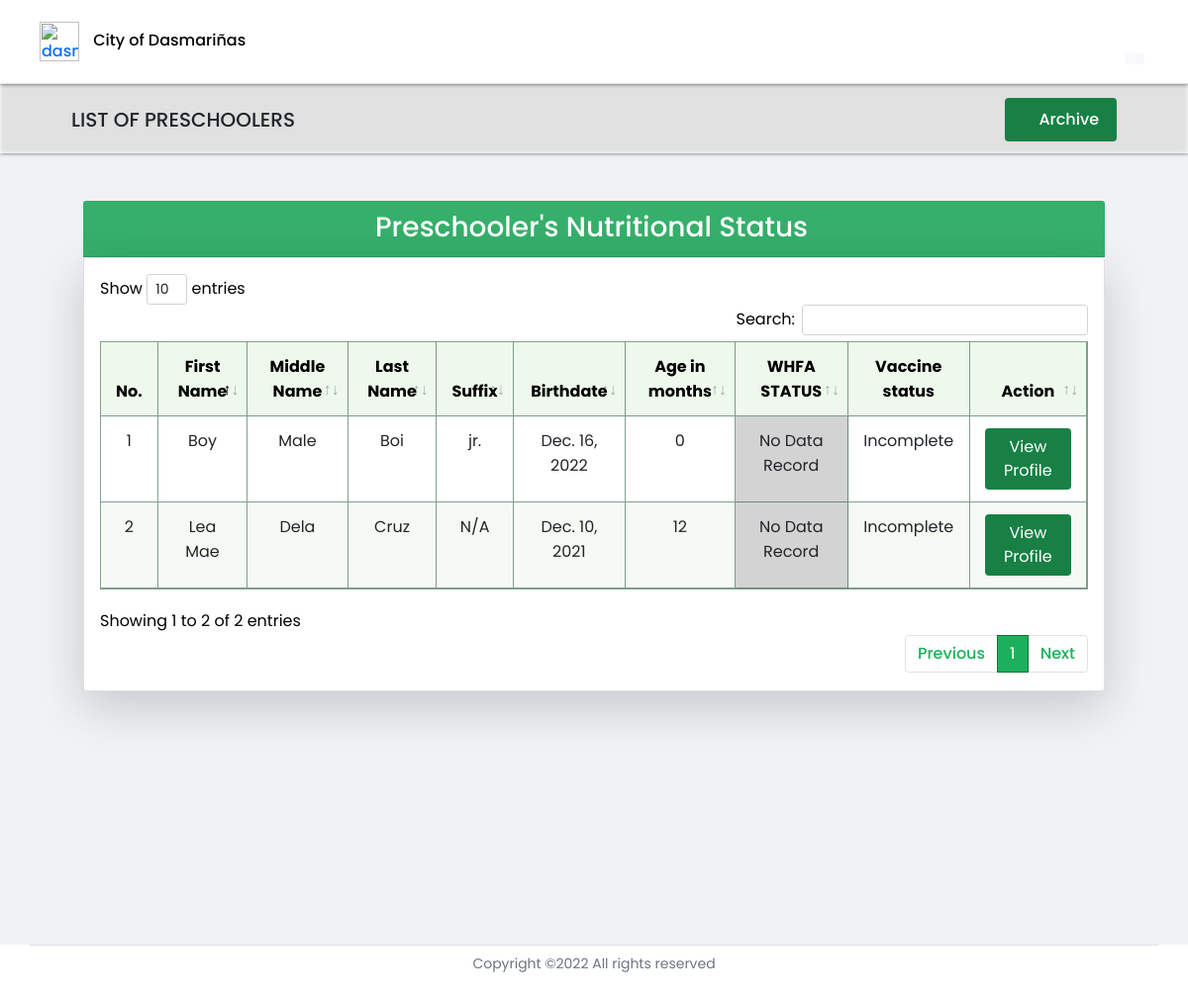
The app's page /preschooler_dashboard (signed in) with its own data.
### profilingApp/models.py (models this page shows, shortened)
class Preschooler(Model):
    GENDER = [('Male', 'Male'),
              ('Female', 'Female'),]
    parent = models.ForeignKey(Parent, on_delete=CASCADE)
    first_name = models.CharField(max_length=100)
    last_name = models.CharField(max_length=100)
    middle_name = models.CharField(max_length=100)
    suffix_name = models.CharField(max_length=100, null=True, blank=True)
    birthday = models.DateField(null=True, blank=True)
    height = models.FloatField(null=True)
    weight = models.FloatField(null=True)
    gender = models.CharField(max_length=100, choices=GENDER, null=True)
    date_measured = models.DateField(null=True, blank=True)
    health_problem = models.CharField(max_length=500, null=True, blank=True)
    history= HistoricalRecords()
    objects = models.Manager()
    lt_60_objects = PreschoolerManagerLess()
    gte_60_objects = PreschoolerManagerGreater()
    def age_months(self):
        today = date.today()
        try:
            date_diff = today - self.birthday
            in_days = date_diff.days
            return int((in_days) / (365 / 12))
        except:
             return 'Undefined'
    def whfa(self):
        calculator = Calculator(adjust_height_data=False, adjust_weight_scores=False,
                       include_cdc=False, logger_name='pygrowup',
                       log_level='INFO')
        try:
            date_diff = self.date_measured - self.birthday
            in_days = date_diff.days
            age_months = int((in_days) / (365 / 12))
            return float(calculator.wfl(self.weight, age_months, helpers.get_good_sex(str(self.gender)), self.height))
        except:
            pass
    def vaccine_count(self):
        return Vaccine.objects.filter(vax_preschooler=self).count()

### profilingApp/views.py (the view)
# urls.py: path('preschooler_dashboard', views.preschooler_dashboard, name='preschooler_dashboard'),
def preschooler_dashboard(request):
    if request.user.is_authenticated and request.user.user_type == 'BHW':
        bhw_logged = BarangayHealthWorker.objects.get(user_id=request.user.id)
        parents = Parent.objects.filter(barangay=bhw_logged.bhw_barangay)
        preschooler = Preschooler.lt_60_objects.filter(parent__in=(parents))
        preschooler_60months = Preschooler.gte_60_objects.filter(parent__in=(parents))
        context = {'bhw' : bhw_logged,
                   'preschoolers': preschooler,
                   'archive_preschoolers' : preschooler_60months}
        return render(request, 'activities/BHW Preschooler Dashboard.html', context)
    elif request.user.is_authenticated and request.user.user_type == 'Admin':
        return redirect('admin_home')
    elif request.user.is_authenticated and request.user.user_type == 'P/G':
        return redirect('parent_home')

### profilingApp/models.py (called while the page is built)
    def get_queryset(self):
        greater_than_60_mon = datetime.today() - relativedelta(months=60)
        return super().get_queryset().filter(birthday__gt=greater_than_60_mon)

    def get_queryset(self):
        less_than_60_mon = datetime.today() - relativedelta(months=60)
        return super().get_queryset().filter(birthday__lte=less_than_60_mon)

### profilingApp/templates/activities/BHW Preschooler Dashboard.html (shortened to what this page needs)
{% extends 'activities/BHW Home.html' %}
{% load static %}
{% block dashboard %}
</head>
<body>
<header>
    <div class="site-header">
    <nav class="navbar fixed-top index__navbar scrolled border-bottom"
    style=" padding-left:3%; padding-right:3%;">
        <div class="flex-fill p-1 py-1">
            <div class="d-flex align-items-center justify-content-between">
                <div>
                    <a href="#" class="name" style="text-decoration: none;">
                        <img class="navbar-icon" src="{% static '/Media/avatar.png' %}" alt="dasma-logo">
                        <span id="hidetitle" class="brand__name" style="color:rgb(3, 3, 3); margin-left:10px;">City of Dasmariñas</span>
                    </a>
                </div>
                <div id="navLinks">
                    <ul class="nav text-small">
                        <li>
                            <a href="{% url 'bhw_home' %}" class="nav-link" data-toggle="tooltip" data-bs-placement="bottom" data-bs-offset="0,7"
                            title="Home">
                            <i class="fa fa-fw fa-home" style="font-size: 24px;"></i>
                            </a>
                        </li>
                        <li>
                            <a href="{% url 'preschooler_dashboard' %}" class="nav-link" style="color:rgb(27, 177, 92) !important;" data-toggle="tooltip" data-bs-placement="bottom" data-bs-offset="0,7"
                            title="Preschooler List">
                            <i class="fa fa-fw fa-id-card " style="font-size: 24px;"></i>
                            </a>
                        </li>
                        <li>
                            <a class="btn nav-link" id="dropdownUser1" data-bs-toggle="dropdown" data-toggle="tooltip" data-bs-placement="bottom" data-bs-offset="0,7"
                            title="User Settings" aria-expanded="false">
                                <i class="fa fa-fw fa-user-cog bi" style="font-size: 24px;"></i>
                                <span class="position-absolute top-100 start-75 translate-middle badge rounded-pill text-dark" style="border-radius: 50%;">
                                    <i class="fa fa-lg fa-fw fa-caret-down bg-light" style="border-radius: 25%; margin-bottom: 15px;"></i>
                                </span></a>
                        </li>
                    </ul>
                </div>
            </div>
        </div>
    </nav>
    </div>
</header>
<div class="" id="secondNav">
    <div class="row align-items-center">
        <div class="col-6 d-flex text-md-start text-center text-uppercase align-items-center ">
            <h5 class="m-0 align-items-center">List of Preschoolers</h5>
        </div>
        <div class="col-6 d-flex justify-content-md-end justify-content-center align-items-stretch">
            <button class="btn"type="button" style="background-color: #188045; color: white;" data-bs-toggle="modal" data-bs-target="#modalArc"><h6 style="padding:5px;margin-bottom: 0px !important;"><i class="fa fa-archive"></i> Archive</h6></button>
        </div>
    </div>
</div>
<div id="grid" class="container-fluid" style="margin-top:85px;">
<div class="container text-black">
    <div class="row">
        <div class="col">
            <div class="card-header">
                <h3>Preschooler's Nutritional Status</h3>
            </div>
            <div class="card shadow-lg p-3 bg-white rounded">
                <div class="table-responsive">
                    <table class="table table-hover table-cell-border" id="preschooler_bmi" >
                        <thead>
                            <tr style="text-align: center;">
                                <th scope="col">No.</th>
                                <th scope="col">First Name</th>
                                <th scope="col">Middle Name</th>
                                <th scope="col">Last Name</th>
                                <th scope="col">Suffix</th>
                                <th scope="col">Birthdate</th>
                                <th scope="col">Age in months</th>
                                <th scope="col">WHFA STATUS</th>
                                <th scope="col">Vaccine status</th>
                                <th scope="col" class="nosort text-center">Action</th>
                            </tr>
                        </thead>
                        <tbody>
                            {% for preschooler in preschoolers %}
                            <tr style="text-align: center;">
                                <td></td>
                                <td>{{ preschooler.first_name }}</td>
                                <td>{{ preschooler.middle_name }}</td>
                                <td>{{ preschooler.last_name }}</td>
                                {% if preschooler.suffix_name is None %}
                                    <td>N/A</td>
                                {% elif preschooler.suffix_name == '' %}
                                    <td>N/A</td>
                                {% else %}
                                    <td>{{ preschooler.suffix_name }}</td>
                                {% endif %}
                                <td>{{ preschooler.birthday }}</td>
                                <td>{{ preschooler.age_months }}</td>
                                {% if preschooler.whfa is None %}
                                    {% if preschooler.height < 45.0 %}
                                        <td class="bg-info" > Special Case <p class="text-muted text-small m-0"> (Too Small for WHFA Tagging) </p></td>
                                    {% elif preschooler.height > 110.0 %}
                                        <td class="bg-info" > Special Case <p class="text-muted text-small m-0"> (Too Tall for WHFA Tagging) </p></td>
                                    {% else %}
                                        <td style="background-color: rgb(211, 211, 211);"> No Data Record </td>
                                    {% endif %}
                                {% elif preschooler.whfa > 3.0%}
                                    <td style="background-color: rgb(242, 98, 33);"> Obese ({{ preschooler.whfa }})</td>
                                {% elif preschooler.whfa > 2.0 and preschooler.whfa <= 3.0 %}
                                    <td style="background-color: rgb(242, 98, 33);"> Overweight ({{ preschooler.whfa }})</td>
                                {% elif preschooler.whfa >= -2.0 and preschooler.whfa <= 2.0 %}
                                    <td style="background-color: rgb(0, 165, 79);"> Normal ({{ preschooler.whfa}})</td>
                                {% elif preschooler.whfa >= -3.0 and preschooler.whfa < -2.0 %}
                                    <td style="background-color: rgb(255, 241, 2);"> Moderately Wasted ({{ preschooler.whfa }})</td>
                                {% else %}
                                    <td style="background-color: rgb(238, 29, 35);"> Severely Wasted ({{preschooler.whfa }})</td>
                                {% endif %}
                                {% if preschooler.vaccine_count == 8 %}
                                    <td style="color: rgb(0, 165, 79);">Complete</td>
                                {% else %}
                                    <td>Incomplete</td>
                                {% endif %}
                                <td style="text-align: center;">
                                    <div>
                                        <a href="{% url 'preschooler_profile' preschooler.id %}"><button type="button" style="background-color: #188045; color: white;" class="btn">View Profile</button></a>
                                    </div>
                                </td>
                            </tr>
                            {% endfor %}
                        </tbody>
                    </table>
                </div>
            </div>
        </div>
    </div>
</div>
</div>
{% endblock %}

### profilingApp/static/CSS/styles.css (style rules this page uses)
.fixed-top { position: sticky; top: 0; right: 0; left: 0; z-index: 1030; max-height: 85px; min-height: 85px; background-color: white; border-bottom: 3px; filter: drop-shadow(0px 0.8px 2px rgba(0, 0, 0, 0.75)); }
#secondNav { position: sticky; top: 85px; padding: 1.2% 6% 1% 6%; margin-bottom: 1%; width: 100%; z-index: 2; background-color: #ffffffcd; filter: drop-shadow(0px 0.8px 2px rgba(0, 0, 0, 0.75)); }
.navbar-icon { width: 40px; max-width: 40px; }
img { vertical-align: middle; border-style: none; }
* { margin: 0; padding: 0; box-sizing: border-box; font-family: 'Poppins', sans-serif; }
li, a, button { font-family: 'Poppins', sans-serif; font-weight: 500; font-size: 16px; color:#188045; text-decoration: none; }
li { list-style: none; display: list-item; text-align: -webkit-match-parent; }
a { text-decoration: none; }
table { border: 1px ridge !important; border-color:#003d1b7d !important; }
thead { border-color: rgba(23, 128, 69, 0.514)!important; background-color: #eef9eb; text-align: left !important; color:#000000; }
th { border-bottom: 1px solid !important; border-right: 1px solid !important; padding: 12px 15px !important; border-color: #003d1b7d!important; }
td { border-bottom: 1px solid !important; border-right: 1px solid !important; padding: 12px 15px !important; border-color: #003d1b7d!important; }
tbody tr:nth-of-type(even) { background-color: #f5faf4; }
#navLinks li a { color:rgba(0, 19, 0, 0.87); padding: 13 13 13 13; margin-left: 15px; position: relative; }
#grid,#footer,#header { transition: 0.5s ease-in-out; }
#grid { background-color: #f0f2f5; position: relative; padding: 4% 6% 8% 6% !important; width: 100%; margin-top: 85px; min-height: 800px; }
.card-header { font-size: 13px; font-family: 'Poppins', sans-serif;; background-color:#35af6a !important; color:white; padding: 10px 15px 5px 10px !important; text-align: center; }
html { width: 100%; height: 100%; }
body { color: rgba(0, 0, 0, 0.6); font-family: 'Poppins', sans-serif; font-size: 14px; line-height: 1.6em; -webkit-font-smoothing: antialiased; -moz-osx-font-smoothing: grayscale; }
::placeholder { color:rgba(255, 255, 255, 0.253); }
@media (min-width: 570px) { ::placeholder { color:rgba(255, 255, 255, 0.253); } }
.row { display: -webkit-box; display: -ms-flexbox; display: flex; -ms-flex-wrap: wrap; flex-wrap: wrap; margin-right: 15px; margin-left: 15px; }
.col-6, .col-7, .col-12, .col, .col-sm-3, .col-sm-6, .col-md-3, .col-md-4, .col-md-5, .col-md-6, .col-md-8, .col-md-9, .col-md-10, .col-md-12, .col-lg-3, .col-lg-4, .col-lg-5, .col-lg-6, .col-lg-7, .col-lg-8, .col-lg-10, .col-lg-12, .col-xl-2 { position: relative; width: 100%; padding-right: 15px; padding-left: 15px; }
.text-center { text-align: center !important; }
html { font-family: sans-serif; line-height: 1.15; -webkit-text-size-adjust: 100%; -webkit-tap-highlight-color: rgba(0, 0, 0, 0); }

### records on screen
Preschooler: first_name "Lea Mae", middle_name "Dela", last_name "Cruz", shows "N/A", birthday "Dec. 10, 2021", age_months "12", date_measured "No Data Record", shows "Incomplete"
Preschooler: first_name "Boy", middle_name "Male", last_name "Boi", suffix_name "jr.", birthday "Dec. 16, 2022", age_months "0", date_measured "No Data Record", shows "Incomplete"
